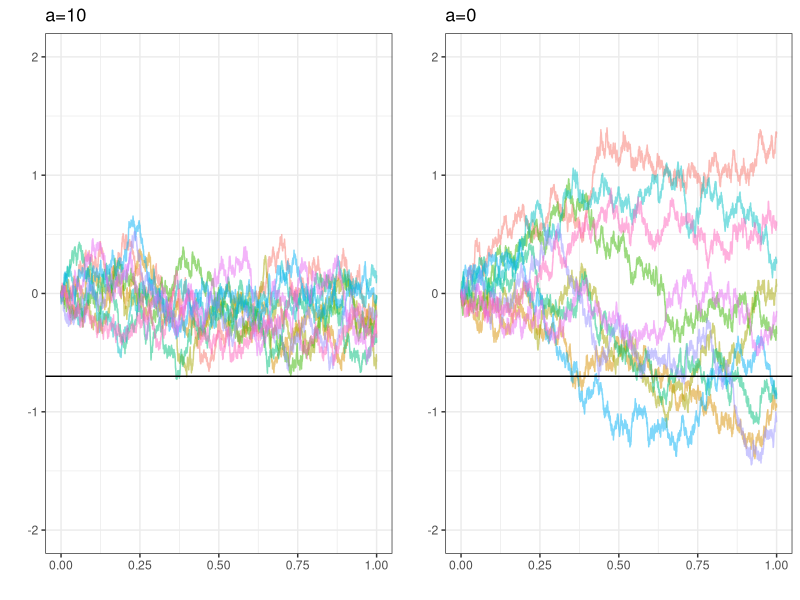

Here is the R script that generated this plot:
# Recreating figure 2.1

library(tidyverse)
set.seed(720)

###' @param N number of banks
###' @param a mean-reversion rate
###' @param sigma diffusion
###' @param X0 initial value for process X, assumed iid
###' @param end_time end of sim
###' @param dt Euler time step
simple_lending_model <- function(N,a,sigma,X0,end_time=1,dt=1e-4){
  ## set-up
  Nsims <- end_time / dt + 1   # number of steps to take
  X <- matrix(nrow=N,ncol=Nsims)   # empty matrix to store results
  X[,1] <- rep(X0,N)   # X_0 = X0 for all banks
  
  for (n in 2:Nsims){
    dWt <- sqrt(dt) * rnorm(N)   # Brownian motion
    X_bar <- sum(X[,n-1]) / N   # mean
    # Euler step:
    X[,n] = X[,n-1] + a * (rep(X_bar,N) - X[,n-1]) * dt + sigma * dWt
  }
  # clean up and return tibble of banks trajectories and times
  rownames(X) <- sapply(1:10, function(x) paste0("bank",x))
  times <- seq(0,end_time,by=dt)
  return(as_tibble(cbind(t(X),times)))
}

plot_banks <- function(res){
  as_tibble(cbind(t(res),times)) %>% 
    pivot_longer(cols = 'bank1':'bank10', values_to = 'value', names_to = 'bank') %>% 
    ggplot(aes(times,value,colour=bank))+ geom_line(alpha=0.5) +
    geom_hline(yintercept = -0.7) +
    theme_bw() + theme(legend.position = "none") + ylim(-2,2)
}

res1 = simple_lending_model(N=10,a=10,sigma=1,X0=0)
plot1 <- res1 %>% 
  pivot_longer(cols = 'bank1':'bank10',values_to = 'value',names_to = 'bank') %>% 
  ggplot(aes(times,value,colour=bank)) + geom_line(alpha=0.5) +
  geom_hline(yintercept = -0.7) + xlab('') + ylab('') +
  theme_bw() + theme(legend.position = "none") + ylim(-2,2) +
  ggtitle("a=10")

res2 = simple_lending_model(N=10,a=0,sigma=1,X0=0)
plot2 <- res2 %>% 
  pivot_longer(cols = 'bank1':'bank10',values_to = 'value',names_to = 'bank') %>% 
  ggplot(aes(times,value,colour=bank))+ geom_line(alpha=0.5) +
  geom_hline(yintercept = -0.7) + xlab('') + ylab('') +
  theme_bw() + theme(legend.position = "none") + ylim(-2,2) +
  ggtitle("a=0")

gridExtra::grid.arrange(plot1,plot2,nrow=1)


